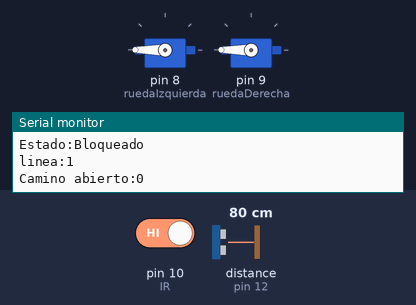
Recording of a sketch running on a simulated Arduino Uno, built with avr-gcc and run on an emulated ATmega328P. Parts: 2 × servo, the last lines printed to the serial monitor. Wiring (inferred from the names in the program): ultrasonic range finder: trigger pin 11; echo pin 12. Inputs (shaded band) come from the test bench; at power-on: pin 10 (IR) HIGH, distance to the obstacle (sensor on pin 12) 80 cm. The echo pulse lasts 58.3 µs per cm.

Above: at 5.8 s.
5.9 s: pin 10 (IR) driven LOW
At 11.2 s:
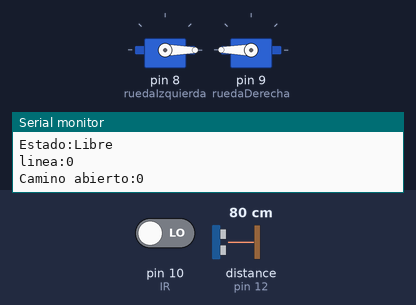
11.5 s: distance to the obstacle (sensor on pin 12) set to 8 cm
14.8 s: distance to the obstacle (sensor on pin 12) set to 5 cm
At 15.3 s:
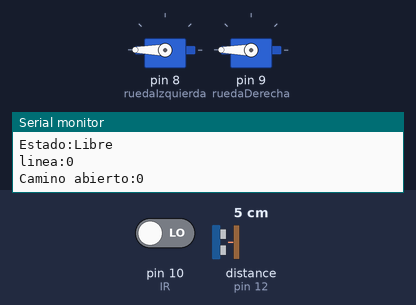
Timing chart, 0 to 17.8 s (numbered marks = the images above; inputs shaded):
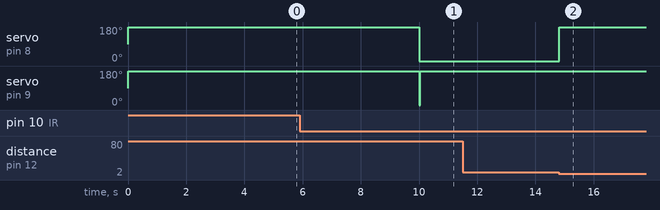

The sketch:

slave.ino
```cpp
#include <Arduino.h>
#include <Servo.h>

String Estado = "Libre";
int timeEcho = 0;
int distanceUS = 0;
bool US = false;

Servo ruedaIzquierda;
Servo ruedaDerecha;

const int IR = 10;
const int Trigger = 11;
const int Echo = 12;

void caminar(String a) {
    if (a == "adelante") {
        ruedaIzquierda.write(0);
        ruedaDerecha.write(180);
    }
    else if (a == "atras") {
        ruedaIzquierda.write(180);
        ruedaDerecha.write(0);
    }
    else if (a == "izquierda") {
        ruedaIzquierda.write(180);
        ruedaDerecha.write(180);
    }
    else if (a == "derecha") {
        ruedaIzquierda.write(0);
        ruedaDerecha.write(0);
    }
    else {
        ruedaIzquierda.write(90);
        ruedaDerecha.write(90);
    }
}

void ping() {
    digitalWrite(Trigger, HIGH);
    delayMicroseconds(10);
    digitalWrite(Trigger, LOW);

    timeEcho = pulseIn(Echo, HIGH);
    distanceUS = timeEcho/59;

    if (distanceUS <= 5) {
        US = true;
    }
    else{
        US = false;
    }
}

void vista() {
    if (digitalRead(IR) == LOW && US == false) {
        Estado = "Libre";
    }
    else {
        Estado = "Bloqueado";
    }
}

void setup() {

    Serial.begin(9600);

    pinMode(IR, INPUT_PULLUP);
    pinMode(Trigger, OUTPUT);
    pinMode(Echo, INPUT_PULLUP);

    ruedaIzquierda.attach(8);
    ruedaDerecha.attach(9);

}

void loop() {

    ping();
    vista();

    if (Estado == "Libre") {
        caminar("adelante");
    }
    else if (Estado == "Bloqueado") {
        caminar("izquierda");
        delay(5000);
        caminar("derecha");
    }
    //debug
    Serial.println("Estado:" + Estado);
    Serial.println("linea:" + String(digitalRead(IR)));
    Serial.println("Camino abierto:" + String(US));

}
```

Measured:
- the behaviour switches between 7 and 6 cm on distance to the obstacle (sensor on pin 12) (found by bisection; images 1 and 2)
- after the input at 5.9 s, servo on pin 8 (ruedaIzquierda): 180° → 0° after 4.1 s; servo on pin 9 (ruedaDerecha): 180° → 0° after 4.1 s, → 180° 0.02 s later
- after the input at 14.8 s, servo on pin 8 (ruedaIzquierda): 0° → 180° at once
